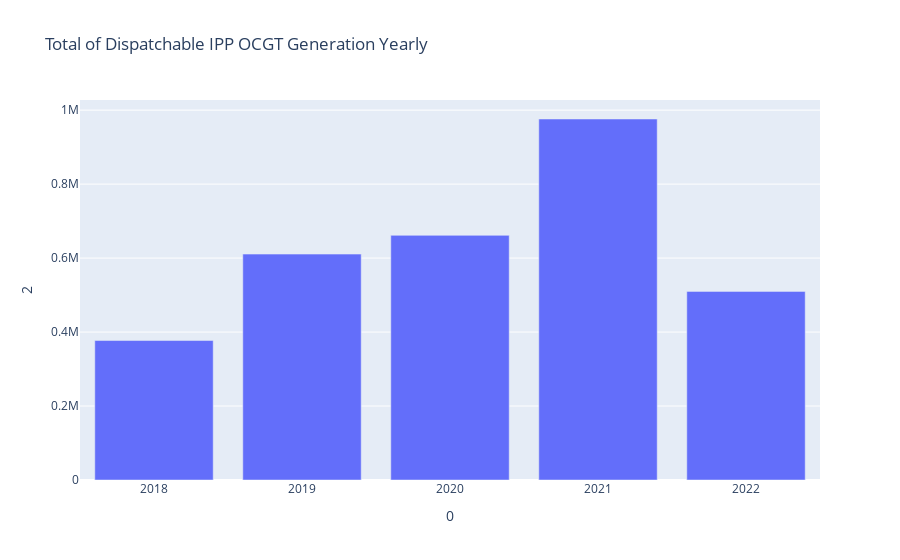

Notebook code cell kept with this figure:
### Code cell
fig1 = px.bar(sum_dispatchable,x= 0,y=2,title="Total of Dispatchable IPP OCGT Generation Yearly")
fig1.show()

### Figure 1 — Plotly figure (JSON) as saved in the notebook; plotly's stock layout.template omitted (floating-point values rounded to 4 significant figures)
{"data": [{"alignmentgroup": "True", "hovertemplate": "0=%{x}<br>2=%{y}<extra></extra>", "legendgroup": "", "marker": {"color": "#636efa", "pattern": {"shape": ""}}, "name": "", "offsetgroup": "", "orientation": "v", "showlegend": false, "textposition": "auto", "type": "bar", "x": [2018, 2019, 2020, 2021, 2022], "xaxis": "x", "y": [377100.0, 610800.0, 661400.0, 976100.0, 509900.0], "yaxis": "y"}], "layout": {"barmode": "relative", "legend": {"tracegroupgap": 0}, "title": {"text": "Total of Dispatchable IPP OCGT Generation Yearly"}, "xaxis": {"anchor": "y", "domain": [0, 1], "title": {"text": "0"}}, "yaxis": {"anchor": "x", "domain": [0, 1], "title": {"text": "2"}}}}
